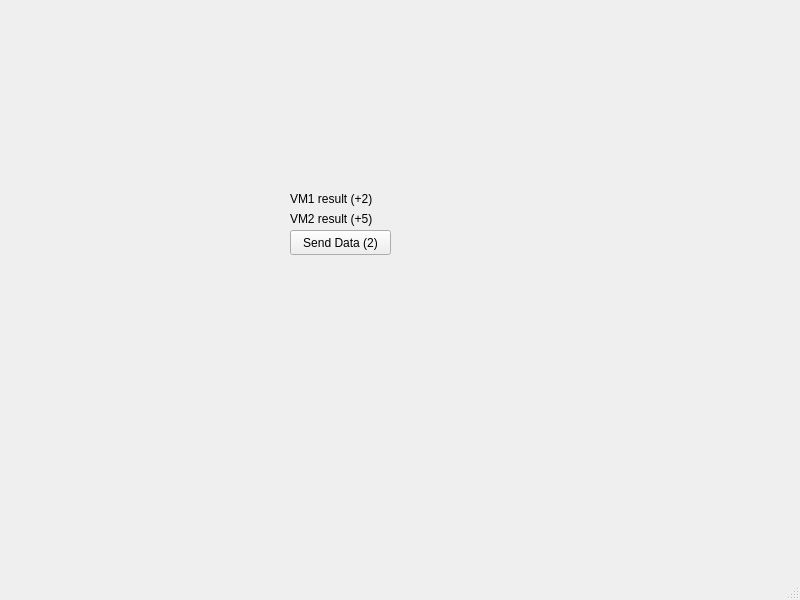
<?xml version="1.0" encoding="UTF-8"?>
<ui version="4.0">
 <class>MainWindow</class>
 <widget class="QMainWindow" name="MainWindow">
  <property name="geometry">
   <rect>
    <x>0</x>
    <y>0</y>
    <width>800</width>
    <height>600</height>
   </rect>
  </property>
  <property name="windowTitle">
   <string>MainWindow</string>
  </property>
  <widget class="QWidget" name="centralwidget">
   <widget class="QPushButton" name="sendButton">
    <property name="geometry">
     <rect>
      <x>290</x>
      <y>230</y>
      <width>101</width>
      <height>25</height>
     </rect>
    </property>
    <property name="text">
     <string>Send Data (2)</string>
    </property>
   </widget>
   <widget class="QLabel" name="result1">
    <property name="geometry">
     <rect>
      <x>290</x>
      <y>190</y>
      <width>111</width>
      <height>17</height>
     </rect>
    </property>
    <property name="text">
     <string>VM1 result (+2)</string>
    </property>
   </widget>
   <widget class="QLabel" name="result2">
    <property name="geometry">
     <rect>
      <x>290</x>
      <y>210</y>
      <width>111</width>
      <height>17</height>
     </rect>
    </property>
    <property name="text">
     <string>VM2 result (+5)</string>
    </property>
   </widget>
  </widget>
  <widget class="QMenuBar" name="menubar">
   <property name="geometry">
    <rect>
     <x>0</x>
     <y>0</y>
     <width>800</width>
     <height>22</height>
    </rect>
   </property>
  </widget>
  <widget class="QStatusBar" name="statusbar"/>
 </widget>
 <resources/>
 <connections/>
</ui>
